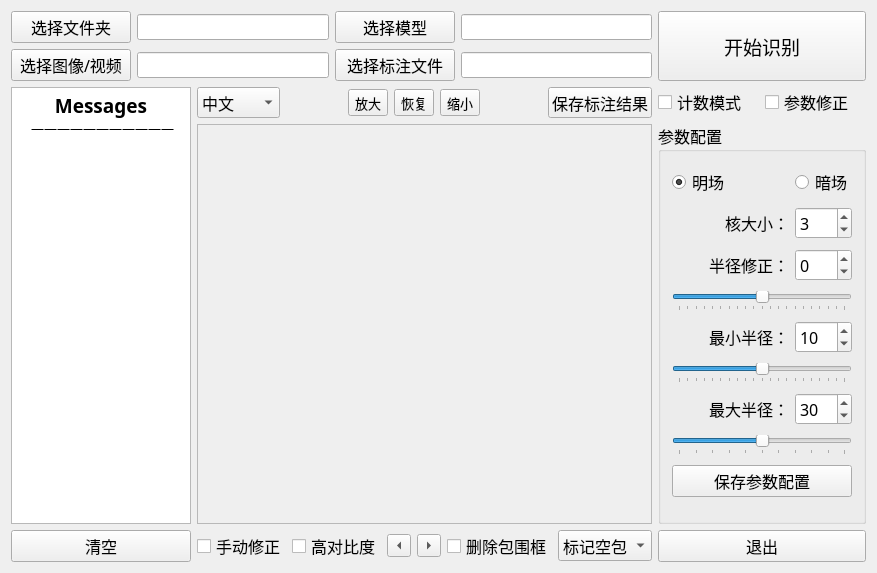
<?xml version="1.0" encoding="UTF-8"?>
<ui version="4.0">
 <class>WSCNet2Class</class>
 <widget class="QWidget" name="WSCNet2Class">
  <property name="geometry">
   <rect>
    <x>0</x>
    <y>0</y>
    <width>860</width>
    <height>562</height>
   </rect>
  </property>
  <property name="windowTitle">
   <string>WSCNet Gui alpha</string>
  </property>
  <layout class="QGridLayout" name="gridLayout_2" columnstretch="1,0">
   <item row="1" column="1">
    <layout class="QVBoxLayout" name="verticalLayout_3" stretch="0,2,0">
     <item>
      <layout class="QHBoxLayout" name="horizontalLayout_2">
       <item>
        <widget class="QCheckBox" name="checkBox_countingMode">
         <property name="font">
          <font>
           <family>微软雅黑</family>
           <pointsize>12</pointsize>
          </font>
         </property>
         <property name="toolTip">
          <string>开启后，将对多包液滴内细胞进行具体计数</string>
         </property>
         <property name="text">
          <string>计数模式</string>
         </property>
        </widget>
       </item>
       <item>
        <widget class="QCheckBox" name="checkBox_editImage">
         <property name="font">
          <font>
           <family>微软雅黑</family>
           <pointsize>12</pointsize>
          </font>
         </property>
         <property name="text">
          <string>参数修正</string>
         </property>
        </widget>
       </item>
      </layout>
     </item>
     <item>
      <widget class="QGroupBox" name="groupBox_params">
       <property name="sizePolicy">
        <sizepolicy hsizetype="Preferred" vsizetype="Preferred">
         <horstretch>0</horstretch>
         <verstretch>0</verstretch>
        </sizepolicy>
       </property>
       <property name="font">
        <font>
         <family>微软雅黑</family>
         <pointsize>12</pointsize>
        </font>
       </property>
       <property name="title">
        <string>参数配置</string>
       </property>
       <layout class="QGridLayout" name="gridLayout" columnstretch="1,0">
        <item row="11" column="0">
         <widget class="QLabel" name="label_6">
          <property name="font">
           <font>
            <family>Microsoft YaHei</family>
            <pointsize>12</pointsize>
           </font>
          </property>
          <property name="text">
           <string>最小半径：</string>
          </property>
          <property name="alignment">
           <set>Qt::AlignRight|Qt::AlignTrailing|Qt::AlignVCenter</set>
          </property>
         </widget>
        </item>
        <item row="20" column="0" colspan="2">
         <widget class="QPushButton" name="pushButton_saveParams">
          <property name="text">
           <string>保存参数配置</string>
          </property>
         </widget>
        </item>
        <item row="12" column="0" colspan="2">
         <widget class="QSlider" name="horizontalSlider_minRadius">
          <property name="maximum">
           <number>20</number>
          </property>
          <property name="value">
           <number>10</number>
          </property>
          <property name="orientation">
           <enum>Qt::Horizontal</enum>
          </property>
          <property name="tickPosition">
           <enum>QSlider::TicksBelow</enum>
          </property>
          <property name="tickInterval">
           <number>1</number>
          </property>
         </widget>
        </item>
        <item row="14" column="0">
         <widget class="QLabel" name="label_7">
          <property name="font">
           <font>
            <family>Microsoft YaHei</family>
            <pointsize>12</pointsize>
           </font>
          </property>
          <property name="text">
           <string>最大半径：</string>
          </property>
          <property name="alignment">
           <set>Qt::AlignRight|Qt::AlignTrailing|Qt::AlignVCenter</set>
          </property>
         </widget>
        </item>
        <item row="9" column="0">
         <widget class="QLabel" name="label_5">
          <property name="font">
           <font>
            <family>Microsoft YaHei</family>
            <pointsize>12</pointsize>
           </font>
          </property>
          <property name="text">
           <string>半径修正：</string>
          </property>
          <property name="alignment">
           <set>Qt::AlignRight|Qt::AlignTrailing|Qt::AlignVCenter</set>
          </property>
         </widget>
        </item>
        <item row="1" column="1">
         <widget class="QRadioButton" name="radioButton_dark">
          <property name="text">
           <string>暗场</string>
          </property>
         </widget>
        </item>
        <item row="7" column="1">
         <widget class="QSpinBox" name="spinBox_kernelSize">
          <property name="value">
           <number>3</number>
          </property>
         </widget>
        </item>
        <item row="15" column="0" colspan="2">
         <widget class="QSlider" name="horizontalSlider_maxRadius">
          <property name="minimum">
           <number>20</number>
          </property>
          <property name="maximum">
           <number>40</number>
          </property>
          <property name="value">
           <number>30</number>
          </property>
          <property name="orientation">
           <enum>Qt::Horizontal</enum>
          </property>
          <property name="tickPosition">
           <enum>QSlider::TicksBelow</enum>
          </property>
          <property name="tickInterval">
           <number>2</number>
          </property>
         </widget>
        </item>
        <item row="1" column="0">
         <widget class="QRadioButton" name="radioButton_bright">
          <property name="text">
           <string>明场</string>
          </property>
          <property name="checked">
           <bool>true</bool>
          </property>
         </widget>
        </item>
        <item row="9" column="1">
         <widget class="QSpinBox" name="spinBox_radiusModify">
          <property name="minimum">
           <number>-99</number>
          </property>
          <property name="value">
           <number>0</number>
          </property>
         </widget>
        </item>
        <item row="11" column="1">
         <widget class="QSpinBox" name="spinBox_minRadius">
          <property name="value">
           <number>10</number>
          </property>
         </widget>
        </item>
        <item row="14" column="1">
         <widget class="QSpinBox" name="spinBox_maxRadius">
          <property name="value">
           <number>30</number>
          </property>
         </widget>
        </item>
        <item row="7" column="0">
         <widget class="QLabel" name="label">
          <property name="font">
           <font>
            <family>Microsoft YaHei</family>
            <pointsize>12</pointsize>
           </font>
          </property>
          <property name="text">
           <string>核大小：</string>
          </property>
          <property name="alignment">
           <set>Qt::AlignRight|Qt::AlignTrailing|Qt::AlignVCenter</set>
          </property>
         </widget>
        </item>
        <item row="10" column="0" colspan="2">
         <widget class="QSlider" name="horizontalSlider_radiusModify">
          <property name="minimumSize">
           <size>
            <width>180</width>
            <height>0</height>
           </size>
          </property>
          <property name="minimum">
           <number>-10</number>
          </property>
          <property name="maximum">
           <number>10</number>
          </property>
          <property name="orientation">
           <enum>Qt::Horizontal</enum>
          </property>
          <property name="tickPosition">
           <enum>QSlider::TicksBelow</enum>
          </property>
         </widget>
        </item>
       </layout>
      </widget>
     </item>
     <item>
      <widget class="QPushButton" name="pushButton_quit">
       <property name="font">
        <font>
         <family>微软雅黑</family>
         <pointsize>12</pointsize>
        </font>
       </property>
       <property name="text">
        <string>退出</string>
       </property>
      </widget>
     </item>
    </layout>
   </item>
   <item row="0" column="1">
    <layout class="QVBoxLayout" name="verticalLayout">
     <item>
      <widget class="QPushButton" name="pushButton_countDroplets">
       <property name="sizePolicy">
        <sizepolicy hsizetype="Minimum" vsizetype="Preferred">
         <horstretch>0</horstretch>
         <verstretch>0</verstretch>
        </sizepolicy>
       </property>
       <property name="font">
        <font>
         <family>微软雅黑</family>
         <pointsize>14</pointsize>
        </font>
       </property>
       <property name="text">
        <string>开始识别</string>
       </property>
      </widget>
     </item>
    </layout>
   </item>
   <item row="0" column="0">
    <layout class="QGridLayout" name="gridLayout_path" columnstretch="1,0,0,0">
     <item row="1" column="3">
      <widget class="QLineEdit" name="lineEdit_labelText">
       <property name="font">
        <font>
         <family>微软雅黑</family>
         <pointsize>10</pointsize>
        </font>
       </property>
       <property name="readOnly">
        <bool>true</bool>
       </property>
      </widget>
     </item>
     <item row="1" column="2">
      <widget class="QPushButton" name="pushButton_chooseLabelText">
       <property name="sizePolicy">
        <sizepolicy hsizetype="Fixed" vsizetype="Fixed">
         <horstretch>0</horstretch>
         <verstretch>0</verstretch>
        </sizepolicy>
       </property>
       <property name="minimumSize">
        <size>
         <width>120</width>
         <height>0</height>
        </size>
       </property>
       <property name="font">
        <font>
         <family>微软雅黑</family>
         <pointsize>12</pointsize>
        </font>
       </property>
       <property name="text">
        <string>选择标注文件</string>
       </property>
      </widget>
     </item>
     <item row="0" column="1">
      <widget class="QLineEdit" name="lineEdit_workPlace">
       <property name="font">
        <font>
         <family>微软雅黑</family>
         <pointsize>10</pointsize>
        </font>
       </property>
       <property name="readOnly">
        <bool>true</bool>
       </property>
       <property name="clearButtonEnabled">
        <bool>false</bool>
       </property>
      </widget>
     </item>
     <item row="1" column="0">
      <widget class="QPushButton" name="pushButton_chooseImage">
       <property name="sizePolicy">
        <sizepolicy hsizetype="Fixed" vsizetype="Fixed">
         <horstretch>0</horstretch>
         <verstretch>0</verstretch>
        </sizepolicy>
       </property>
       <property name="minimumSize">
        <size>
         <width>120</width>
         <height>0</height>
        </size>
       </property>
       <property name="font">
        <font>
         <family>微软雅黑</family>
         <pointsize>12</pointsize>
        </font>
       </property>
       <property name="text">
        <string>选择图像/视频</string>
       </property>
      </widget>
     </item>
     <item row="0" column="0">
      <widget class="QPushButton" name="pushButton_chooseWorkPlace">
       <property name="sizePolicy">
        <sizepolicy hsizetype="Fixed" vsizetype="Fixed">
         <horstretch>0</horstretch>
         <verstretch>0</verstretch>
        </sizepolicy>
       </property>
       <property name="minimumSize">
        <size>
         <width>120</width>
         <height>0</height>
        </size>
       </property>
       <property name="font">
        <font>
         <family>微软雅黑</family>
         <pointsize>12</pointsize>
        </font>
       </property>
       <property name="text">
        <string>选择文件夹</string>
       </property>
      </widget>
     </item>
     <item row="1" column="1">
      <widget class="QLineEdit" name="lineEdit_imageName">
       <property name="font">
        <font>
         <family>微软雅黑</family>
         <pointsize>10</pointsize>
        </font>
       </property>
       <property name="readOnly">
        <bool>true</bool>
       </property>
      </widget>
     </item>
     <item row="0" column="3">
      <widget class="QLineEdit" name="lineEdit_moduleName">
       <property name="font">
        <font>
         <family>微软雅黑</family>
         <pointsize>10</pointsize>
        </font>
       </property>
       <property name="readOnly">
        <bool>true</bool>
       </property>
      </widget>
     </item>
     <item row="0" column="2">
      <widget class="QPushButton" name="pushButton_chooseModule">
       <property name="sizePolicy">
        <sizepolicy hsizetype="Fixed" vsizetype="Fixed">
         <horstretch>0</horstretch>
         <verstretch>0</verstretch>
        </sizepolicy>
       </property>
       <property name="minimumSize">
        <size>
         <width>120</width>
         <height>0</height>
        </size>
       </property>
       <property name="font">
        <font>
         <family>微软雅黑</family>
         <pointsize>12</pointsize>
        </font>
       </property>
       <property name="text">
        <string>选择模型</string>
       </property>
      </widget>
     </item>
    </layout>
   </item>
   <item row="1" column="0">
    <layout class="QGridLayout" name="gridLayout_3" columnstretch="2,0,5">
     <item row="1" column="2">
      <widget class="QScrollArea" name="scrollArea">
       <property name="minimumSize">
        <size>
         <width>0</width>
         <height>400</height>
        </size>
       </property>
       <property name="widgetResizable">
        <bool>true</bool>
       </property>
       <property name="alignment">
        <set>Qt::AlignCenter</set>
       </property>
       <widget class="QWidget" name="scrollAreaWidgetContents">
        <property name="geometry">
         <rect>
          <x>0</x>
          <y>0</y>
          <width>444</width>
          <height>398</height>
         </rect>
        </property>
       </widget>
      </widget>
     </item>
     <item row="3" column="2">
      <layout class="QHBoxLayout" name="horizontalLayout">
       <item>
        <widget class="QCheckBox" name="checkBox_manual">
         <property name="font">
          <font>
           <family>微软雅黑</family>
           <pointsize>12</pointsize>
          </font>
         </property>
         <property name="text">
          <string>手动修正</string>
         </property>
        </widget>
       </item>
       <item>
        <widget class="QCheckBox" name="checkBox_light">
         <property name="font">
          <font>
           <family>微软雅黑</family>
           <pointsize>12</pointsize>
          </font>
         </property>
         <property name="text">
          <string>高对比度</string>
         </property>
        </widget>
       </item>
       <item>
        <widget class="QToolButton" name="toolButton_lastImg">
         <property name="text">
          <string>...</string>
         </property>
         <property name="arrowType">
          <enum>Qt::LeftArrow</enum>
         </property>
        </widget>
       </item>
       <item>
        <widget class="QToolButton" name="toolButton_nextImg">
         <property name="text">
          <string>...</string>
         </property>
         <property name="arrowType">
          <enum>Qt::RightArrow</enum>
         </property>
        </widget>
       </item>
       <item>
        <widget class="QCheckBox" name="checkBox_deleteDrops">
         <property name="font">
          <font>
           <family>微软雅黑</family>
           <pointsize>12</pointsize>
          </font>
         </property>
         <property name="text">
          <string>删除包围框</string>
         </property>
         <property name="checkable">
          <bool>true</bool>
         </property>
        </widget>
       </item>
       <item>
        <widget class="QComboBox" name="comboBox_function">
         <property name="font">
          <font>
           <family>微软雅黑</family>
           <pointsize>12</pointsize>
          </font>
         </property>
         <property name="iconSize">
          <size>
           <width>18</width>
           <height>18</height>
          </size>
         </property>
         <item>
          <property name="text">
           <string>标记空包</string>
          </property>
         </item>
         <item>
          <property name="text">
           <string>标记单包</string>
          </property>
         </item>
         <item>
          <property name="text">
           <string>标记多包</string>
          </property>
         </item>
        </widget>
       </item>
      </layout>
     </item>
     <item row="3" column="0">
      <widget class="QPushButton" name="pushButton_clearMessage">
       <property name="font">
        <font>
         <family>微软雅黑</family>
         <pointsize>12</pointsize>
        </font>
       </property>
       <property name="text">
        <string>清空</string>
       </property>
      </widget>
     </item>
     <item row="0" column="2">
      <layout class="QHBoxLayout" name="horizontalLayout_5">
       <item>
        <widget class="QComboBox" name="comboBox">
         <property name="font">
          <font>
           <family>微软雅黑</family>
           <pointsize>12</pointsize>
          </font>
         </property>
         <item>
          <property name="text">
           <string>中文</string>
          </property>
         </item>
         <item>
          <property name="text">
           <string>English</string>
          </property>
         </item>
        </widget>
       </item>
       <item>
        <spacer name="horizontalSpacer">
         <property name="orientation">
          <enum>Qt::Horizontal</enum>
         </property>
         <property name="sizeHint" stdset="0">
          <size>
           <width>40</width>
           <height>20</height>
          </size>
         </property>
        </spacer>
       </item>
       <item>
        <widget class="QToolButton" name="toolButton_zoomIn">
         <property name="font">
          <font>
           <family>微软雅黑</family>
           <pointsize>10</pointsize>
          </font>
         </property>
         <property name="text">
          <string>放大</string>
         </property>
        </widget>
       </item>
       <item>
        <widget class="QToolButton" name="toolButton_zoomReset">
         <property name="font">
          <font>
           <family>微软雅黑</family>
           <pointsize>10</pointsize>
          </font>
         </property>
         <property name="text">
          <string>恢复</string>
         </property>
        </widget>
       </item>
       <item>
        <widget class="QToolButton" name="toolButton_zoomOut">
         <property name="font">
          <font>
           <family>微软雅黑</family>
           <pointsize>10</pointsize>
          </font>
         </property>
         <property name="text">
          <string>缩小</string>
         </property>
        </widget>
       </item>
       <item>
        <spacer name="horizontalSpacer_2">
         <property name="orientation">
          <enum>Qt::Horizontal</enum>
         </property>
         <property name="sizeHint" stdset="0">
          <size>
           <width>40</width>
           <height>20</height>
          </size>
         </property>
        </spacer>
       </item>
       <item>
        <widget class="QPushButton" name="pushButton_saveResult">
         <property name="minimumSize">
          <size>
           <width>0</width>
           <height>27</height>
          </size>
         </property>
         <property name="font">
          <font>
           <family>微软雅黑</family>
           <pointsize>12</pointsize>
          </font>
         </property>
         <property name="text">
          <string>保存标注结果</string>
         </property>
        </widget>
       </item>
      </layout>
     </item>
     <item row="0" column="0" rowspan="2">
      <widget class="QTextEdit" name="textEdit_informationOutput">
       <property name="minimumSize">
        <size>
         <width>180</width>
         <height>0</height>
        </size>
       </property>
       <property name="font">
        <font>
         <family>微软雅黑</family>
         <pointsize>10</pointsize>
        </font>
       </property>
       <property name="readOnly">
        <bool>true</bool>
       </property>
       <property name="html">
        <string>&lt;!DOCTYPE HTML PUBLIC &quot;-//W3C//DTD HTML 4.0//EN&quot; &quot;http://www.w3.org/TR/REC-html40/strict.dtd&quot;&gt;
&lt;html&gt;&lt;head&gt;&lt;meta name=&quot;qrichtext&quot; content=&quot;1&quot; /&gt;&lt;style type=&quot;text/css&quot;&gt;
p, li { white-space: pre-wrap; }
&lt;/style&gt;&lt;/head&gt;&lt;body style=&quot; font-family:'微软雅黑'; font-size:10pt; font-weight:400; font-style:normal;&quot;&gt;
&lt;p align=&quot;center&quot; style=&quot; margin-top:0px; margin-bottom:0px; margin-left:0px; margin-right:0px; -qt-block-indent:0; text-indent:0px;&quot;&gt;&lt;span style=&quot; font-size:14pt; font-weight:600;&quot;&gt;Messages&lt;/span&gt;&lt;/p&gt;
&lt;p align=&quot;center&quot; style=&quot; margin-top:0px; margin-bottom:0px; margin-left:0px; margin-right:0px; -qt-block-indent:0; text-indent:0px;&quot;&gt; ———————————&lt;/p&gt;
&lt;p align=&quot;center&quot; style=&quot;-qt-paragraph-type:empty; margin-top:0px; margin-bottom:0px; margin-left:0px; margin-right:0px; -qt-block-indent:0; text-indent:0px;&quot;&gt;&lt;br /&gt;&lt;/p&gt;&lt;/body&gt;&lt;/html&gt;</string>
       </property>
      </widget>
     </item>
    </layout>
   </item>
  </layout>
 </widget>
 <layoutdefault spacing="6" margin="11"/>
 <tabstops>
  <tabstop>pushButton_chooseWorkPlace</tabstop>
  <tabstop>lineEdit_workPlace</tabstop>
  <tabstop>pushButton_chooseImage</tabstop>
  <tabstop>lineEdit_imageName</tabstop>
  <tabstop>pushButton_chooseLabelText</tabstop>
  <tabstop>lineEdit_labelText</tabstop>
 </tabstops>
 <resources/>
 <connections/>
</ui>
